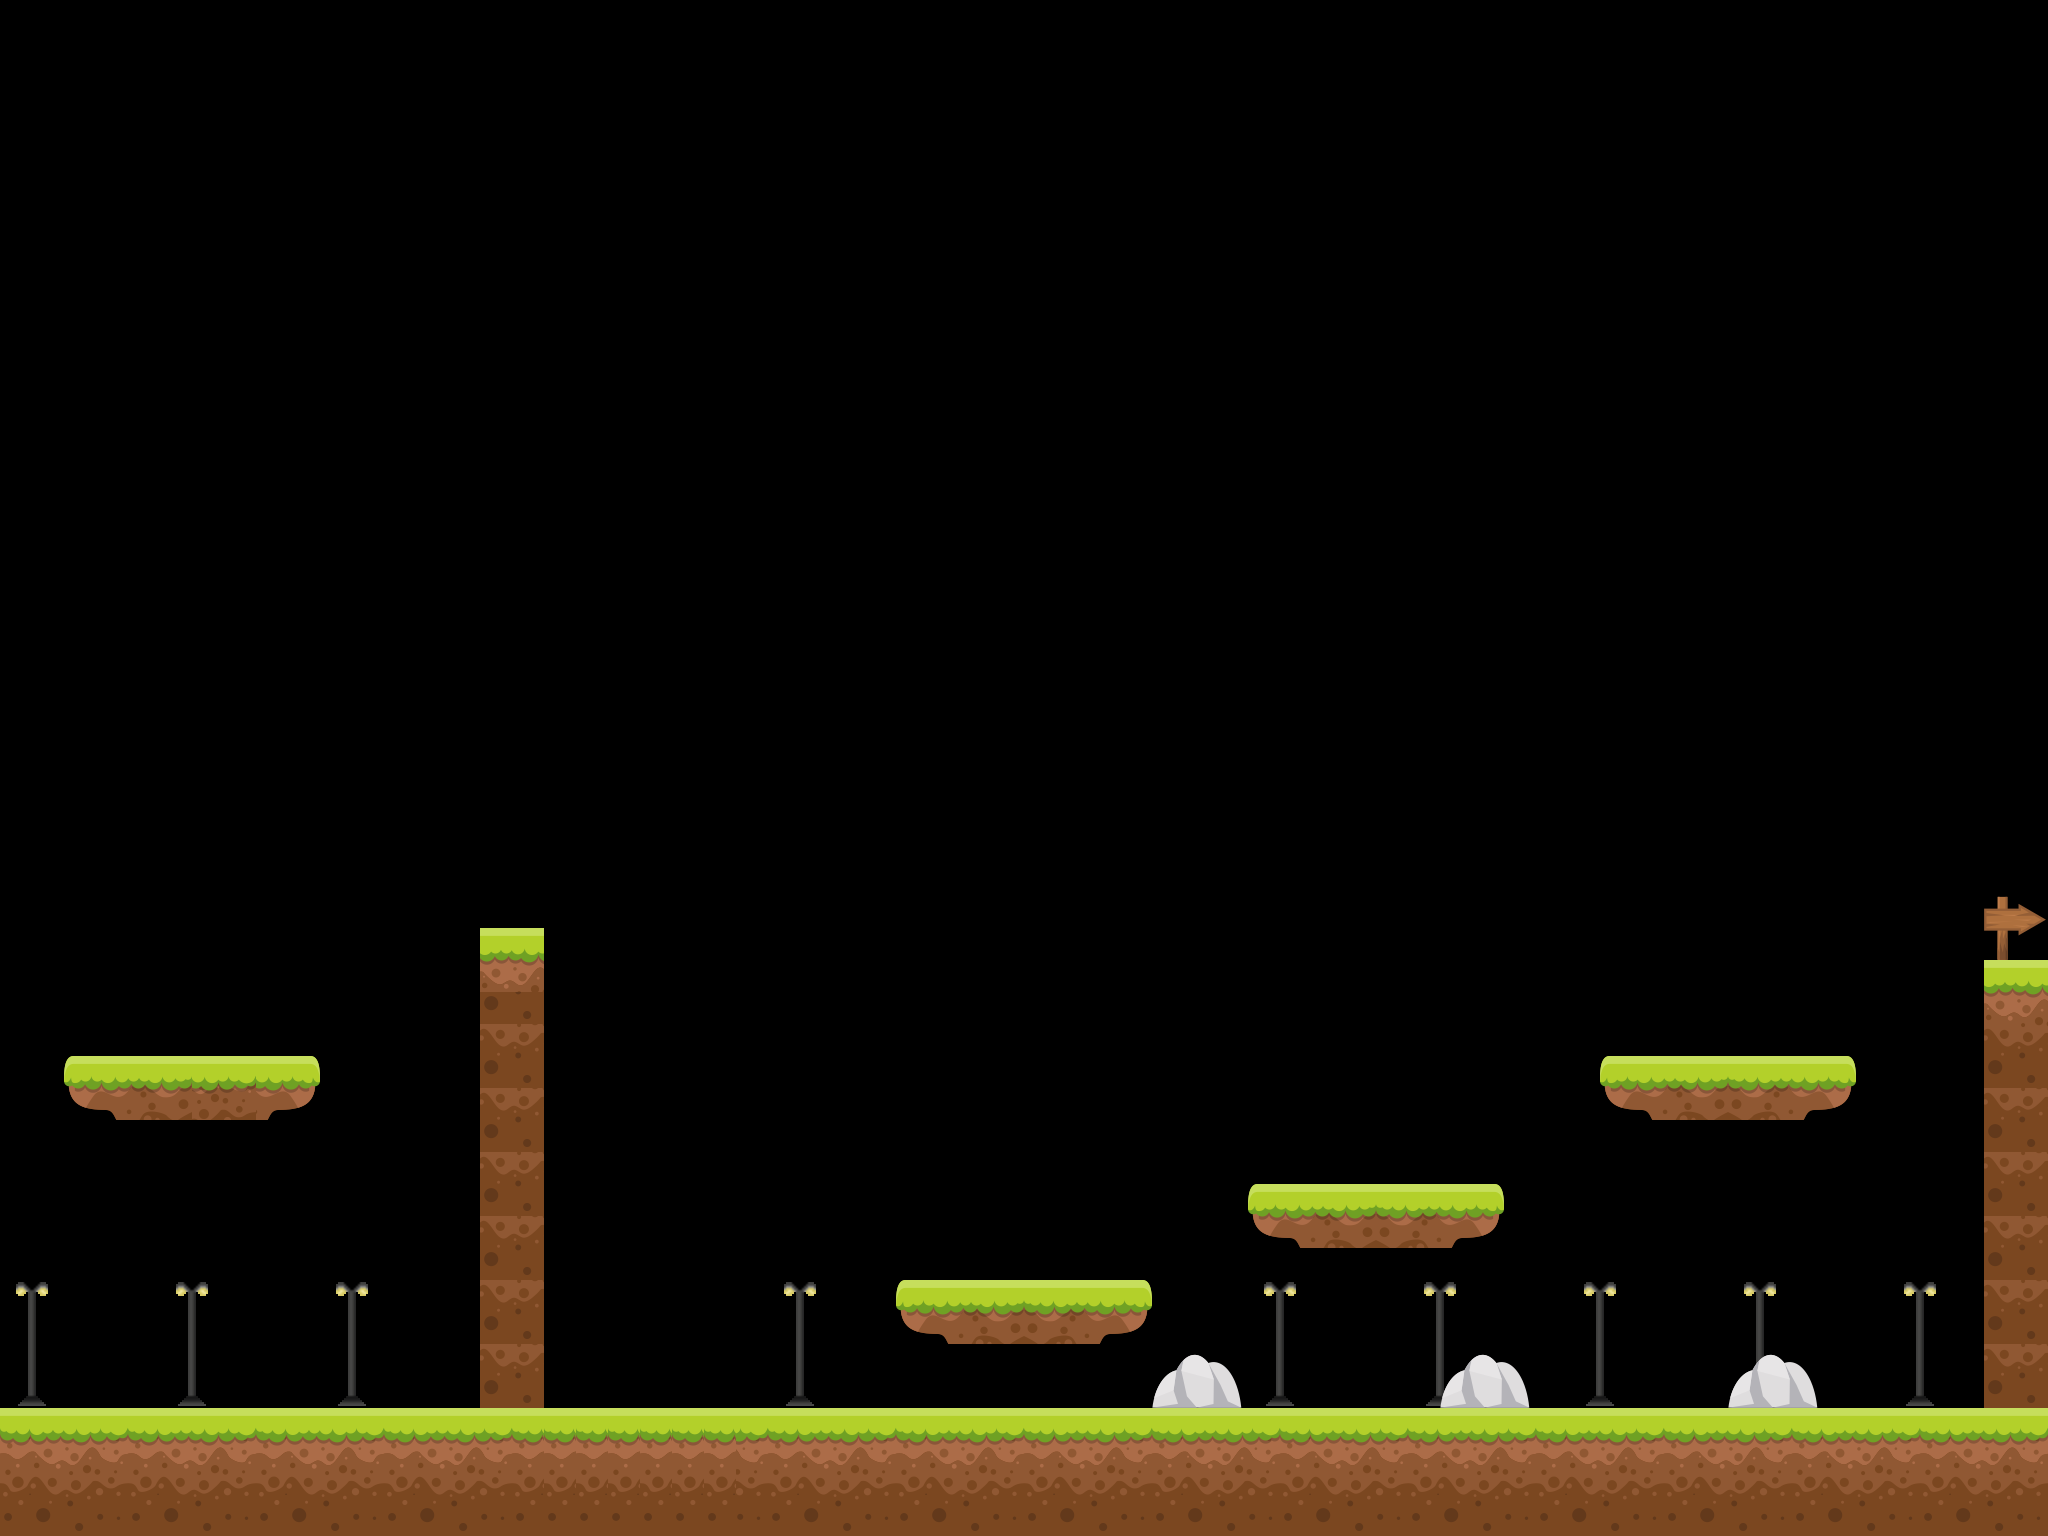

This is a level from a 2D game, rendered from its Tiled map with the project's own tilesets. A one-line summary and the map file follow, with tile-layer data summarised:
An orthogonal 64x48 tile map with 32x32 px tiles, 2 tile layers (Tile Layer 1, foreground), 11 tilesets and 34 objects (8x platform, 5x ground).

<map version="1.0" orientation="orthogonal" renderorder="left-up" width="64" height="48" tilewidth="32" tileheight="32" nextobjectid="81">
 <tileset firstgid="1" name="terrain" tilewidth="32" tileheight="32" tilecount="16" columns="4">
  <image source="Tiles/2.png" width="128" height="128" />
 </tileset>
 <tileset firstgid="17" name="terrain2" tilewidth="32" tileheight="32" tilecount="8" columns="4">
  <image source="Tiles/13.png" width="128" height="93" />
 </tileset>
 <tileset firstgid="25" name="terrain3" tilewidth="32" tileheight="32" tilecount="8" columns="4">
  <image source="Tiles/14.png" width="128" height="93" />
 </tileset>
 <tileset firstgid="33" name="terrain4" tilewidth="32" tileheight="32" tilecount="8" columns="4">
  <image source="Tiles/15.png" width="128" height="93" />
 </tileset>
 <tileset firstgid="41" name="coins" tilewidth="64" tileheight="64" tilecount="64" columns="8">
  <image source="../sprites/coinsheet.png" width="512" height="512" />
 </tileset>
 <tileset firstgid="105" name="exit" tilewidth="62" tileheight="64" tilecount="1" columns="1">
  <image source="Object/Sign_2.png" width="62" height="64" />
 </tileset>
 <tileset firstgid="106" name="street-light" tilewidth="32" tileheight="32" tilecount="8" columns="2">
  <image source="Object/street-light.png" width="64" height="128" />
 </tileset>
 <tileset firstgid="114" name="water" tilewidth="32" tileheight="32" tilecount="12" columns="4">
  <image source="Tiles/17.png" width="128" height="99" />
 </tileset>
 <tileset firstgid="126" name="saw" tilewidth="96" tileheight="96" tilecount="1" columns="1">
  <image source="Object/saw.png" width="96" height="96" />
 </tileset>
 <tileset firstgid="127" name="life item" tilewidth="40" tileheight="39" tilecount="1" columns="1">
  <image source="Object/life.png" width="40" height="39" />
 </tileset>
 <tileset firstgid="128" name="rocks" tilewidth="90" tileheight="54" tilecount="1" columns="1">
  <image source="Object/Stone.png" width="90" height="54" />
 </tileset>
 <imagelayer name="Background Image" offsetx="0" offsety="-320">
  <image source="Sky/Sky 1 v2.jpg" width="6051" height="2371" />
 </imagelayer>
 <objectgroup name="saw">
  <object id="71" gid="126" x="546" y="1489" width="96" height="96" />
  <object id="72" gid="126" x="641" y="1488" width="96" height="96" />
 </objectgroup>
 <layer name="Tile Layer 1" width="64" height="48">
  <data>[3072 cells, 451 non-empty, 45 distinct tile ids]</data>
 </layer>
 <objectgroup name="collision">
  <object id="46" name="ground" x="0" y="1408" width="544" height="128" />
  <object id="47" name="ground" x="736" y="1408" width="1312" height="128" />
  <object id="48" name="ground" x="1984" y="960" width="64" height="448" />
  <object id="49" name="platform" x="1600" y="1056" width="256" height="64" />
  <object id="50" name="platform" x="1248" y="1184" width="256" height="64" />
  <object id="51" name="platform" x="896" y="1280" width="256" height="64" />
  <object id="52" name="ground" x="480" y="928" width="64" height="480" />
  <object id="53" name="platform" x="64" y="1056" width="256" height="64" />
  <object id="76" name="ground" x="544" y="1408" width="192" height="128" />
  <object id="77" name="platform" x="1632" y="1088" width="192" height="32" />
  <object id="78" name="platform" x="1280" y="1216" width="192" height="32" />
  <object id="79" name="platform" x="928" y="1312" width="192" height="32" />
  <object id="80" name="platform" x="96" y="1088" width="192" height="32" />
 </objectgroup>
 <objectgroup name="coins">
  <object id="55" gid="73" x="96" y="1056" width="64" height="64" />
  <object id="56" gid="73" x="224" y="1056" width="64" height="64" />
  <object id="57" gid="73" x="480" y="928" width="64" height="64" />
  <object id="58" gid="73" x="928" y="1280" width="64" height="64" />
  <object id="59" gid="73" x="1056" y="1280" width="64" height="64" />
  <object id="60" gid="73" x="544" y="1088" width="64" height="64" />
  <object id="61" gid="73" x="544" y="1184" width="64" height="64" />
  <object id="62" gid="73" x="544" y="1280" width="64" height="64" />
  <object id="63" gid="73" x="1280" y="1184" width="64" height="64" />
  <object id="64" gid="73" x="1408" y="1184" width="64" height="64" />
  <object id="65" gid="73" x="1632" y="1056" width="64" height="64" />
  <object id="66" gid="73" x="1760" y="1056" width="64" height="64" />
  <object id="67" gid="73" x="1920" y="1408" width="64" height="64" />
  <object id="68" gid="73" x="1920" y="1280" width="64" height="64" />
  <object id="69" gid="73" x="1920" y="1152" width="64" height="64" />
 </objectgroup>
 <objectgroup name="exit">
  <object id="70" x="1984" y="896" width="64" height="64" />
 </objectgroup>
 <objectgroup name="life item">
  <object id="73" gid="127" x="640" y="1216" width="40" height="39" />
 </objectgroup>
 <layer name="foreground" width="64" height="48">
  <data>[3072 cells, 3 non-empty, 1 distinct tile ids]</data>
 </layer>
 <objectgroup name="zoom out">
  <object id="74" x="544" y="768" width="32" height="768" />
 </objectgroup>
 <objectgroup name="zoom in">
  <object id="75" x="1568" y="768" width="32" height="768" />
 </objectgroup>
 <objectgroup name="key" />
</map>
